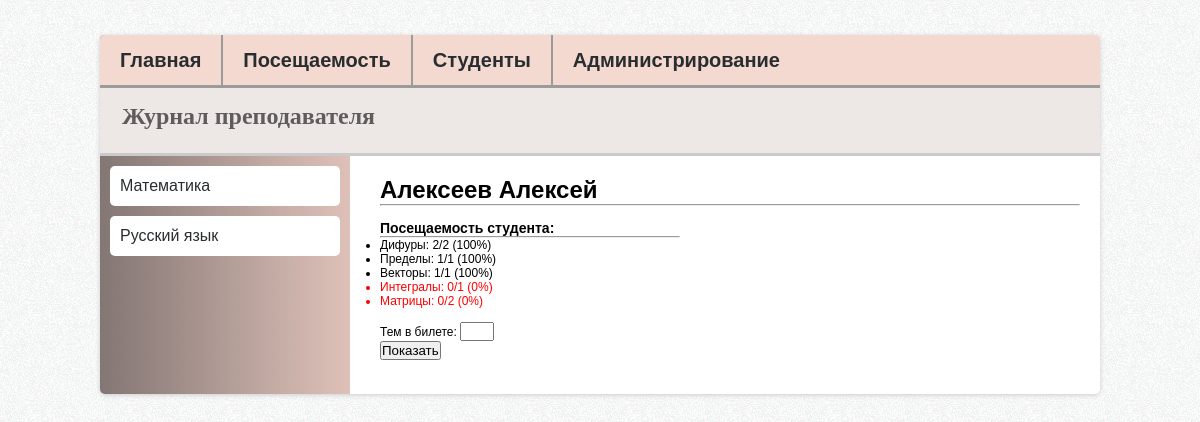
The page /student/3/6 on the database its author committed.
### study/models.py (models this page shows, shortened)
class Subject(models.Model):
    professor = models.ForeignKey('Professor')
    title = models.TextField()
    def __str__(self):
        return self.title

class Student(models.Model):
    name = models.TextField()

class Subsection(models.Model):
    subject = models.ForeignKey('Subject')
    title = models.TextField()
    def __str__(self):
        return str(self.title)

### study/views.py (the view)
# urls.py: url(r'^student/(?P<subject_id>[0-9]+)/(?P<student_id>[0-9]+)', views.student, name='student'),
def student(request, subject_id, student_id):
    student = Student.objects.get(id=student_id)
    subject = Subject.objects.get(id=subject_id)
    student_lessons = []
    lessons_dict = __get_student_lessons_dict(StudentLesson.objects.order_by('student'), Student.objects.order_by('name'))
    subsections_list = Subsection.objects.filter(subject=subject)
    student_info = __get_student_info(lessons_dict, subsections_list, student)
    lessons_info = {}
    for subsection in subsections_list:
        counter = 0
        for lesson in Lesson.objects.order_by('id'):
            if lesson.subsection == subsection:
                counter += 1
        lessons_info[subsection] = counter
    student_percentage = {}
    for subsection in subsections_list:
        student_percentage[subsection] = int(student_info[subsection] * 100 / (lessons_info[subsection] if lessons_info[subsection] > 0 else 1))
    amount = 0
    tickets = []
    try:
        amount = int(request.POST['amount'])
        import operator
        tickets = [item[0] for item in sorted(student_percentage.items(), key=operator.itemgetter(1), reverse=False)[0:amount]]
    except:
        pass
    context = {
        'student_info': student_info,
        'lessons_info': lessons_info,
        'student': student,
        'subjects_list': Subject.objects.order_by('title'),
        'student_percentage': student_percentage,
        'tickets': tickets
        }
    return render(request, 'study/student.html', context)

### study/views.py (called while the page is built)
def __get_student_lessons_dict(student_lesson_list, students_list):
    result = {}
    for student in students_list:
        result[student] = []
        for student_lesson in student_lesson_list:
            if student_lesson.student == student:
                result[student].append(student_lesson.lesson)
    return result

def __get_student_info(lessons_dict, subsections_list, student):
    student_info = {}
    for subsection in subsections_list:
        counter = 0
        for lesson in lessons_dict[student]:
            if lesson.subsection == subsection:
                counter += 1
        student_info[subsection] = counter
    return student_info

@register.filter
def get_item(dictionary, key):
    return dictionary.get(key)

### study/templates/study/student.html (shortened to what this page needs)
{% extends 'study/base.html' %}
{% block content %}
<h1>{{student.name}}</h1><hr><br>
<h3>Посещаемость студента:</h3><hr style="margin-right:400px">
<ul>
    {% for subsection in student_info %}
    <li
            {% if student_percentage|get_item:subsection <= 5 %}
                style="color:red"
            {% endif %}
            >
        {{ subsection }}: {{ student_info|get_item:subsection }}/{{ lessons_info|get_item:subsection }} ({{ student_percentage|get_item:subsection }}%)
    </li>
    {% endfor %}
</ul>
<br>
<form action="" method="post">
    <p>Тем в билете: <input type="text" name="amount" style="width:30px"></p>
    <p><input type="submit" value="Показать"></p><br>
</form>
{% endblock %}
{% block sidebar %}
    <div id="subject_name">
        <ul>
            {% for subject in subjects_list %}
                <li><a href="{% url 'study:student' subject.id student.id %}">{{ subject }}</a></li>
            {% endfor %}
        </ul>
    </div>
{% endblock %}

### study/static/study/style.css (style rules this page uses)
* { margin: 0; padding: 0; }
body { background: url("../images/bg.png") #EAEAEA; font: 12px Arial, Tahoma; }
a { text-decoration: none; }
#subject_name ul { list-style: none; }
#subject_name ul li a { color: #292d30; font-family: "Arial"; line-height: 40px; font-size: 16px; padding: 0 10px; display: block; }
#subject_name ul li { float: left; background: #FFF; margin: 10px 10px 0px; margin-right: 10px; width: 230px; border-radius: 5px; }
#subject_name ul li:last-child { margin-bottom: 10px; }

### rows shown on the page
Subject: title "Математика"
Subject: title "Русский язык"
Student: name "Алексеев Алексей"
Subsection: title "Дифуры", id "2", id "100"
Subsection: title "Пределы", id "1", id "100"
Subsection: title "Векторы", id "1", id "100"
Subsection: title "Интегралы", id "0", id "1"
Subsection: title "Матрицы", id "0", id "2"
